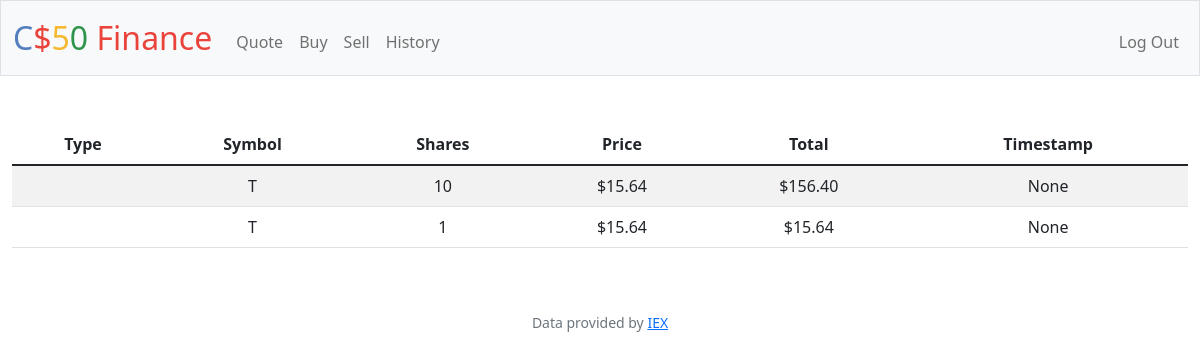
The app's page /history (signed in) with its own data.
### tables this page shows
CREATE TABLE transactions (
id INTEGER PRIMARY KEY AUTOINCREMENT,
user_id INTEGER NOT NULL,
symbol TEXT NOT NULL,
shares INTEGER NOT NULL,
price NUMERIC NOT NULL,
timestamp DATETIME DEFUALT CURRENT_TIMESTAMP,
FOREIGN KEY (user_id) REFERences users(id));

### finance/app.py (the view)
@app.route("/history")
@login_required
def history():
    transactions = db.execute("SELECT * FROM transactions WHERE user_id = :user_id ORDER BY timestamp DESC", user_id=session["user_id"])
    return render_template("history.html", transactions=transactions, usd=usd)

### finance/app.py (called while the page is built)
@app.after_request
def after_request(response):
    response.headers["Cache-Control"] = "no-cache, no-store, must-revalidate"
    response.headers["Expires"] = 0
    response.headers["Pragma"] = "no-cache"
    return response

### finance/helpers.py (called while the page is built)
def login_required(f):
    @wraps(f)
    def decorated_function(*args, **kwargs):
        if session.get("user_id") is None:
            return redirect("/login")
        return f(*args, **kwargs)
    return decorated_function

def usd(value):
    return f"${value:,.2f}"

### finance/templates/history.html (shortened to what this page needs)
{% extends "layout.html" %}
{% block main %}
    <table class="table table-striped">
        <thead
            <tr>
                <th>Type</th>
                <th>Symbol</th>
                <th>Shares</th>
                <th>Price</th>
                <th>Total</th>
                <th>Timestamp</th>
        </thead>
        <tbody>
            {% for transaction in transactions %}
                <tr>
                    <td>{{ transaction.type }}</td>
                    <td>{{ transaction.symbol }}</td>
                    <td>{{ transaction.shares }}</td>
                    <td>{{ (transaction.price) | usd }}</td>
                    <td>{{ (transaction.shares * transaction.price) | usd }}</td>
                    <td>{{ transaction.timestamp }}</td>
                </tr>
            {% endfor %}
        </tbody>
    </table>
{% endblock %}

### records on screen
transactions: price "$15.64", (transaction.shares*transaction.price)|usd "$156.40"
transactions: price "$15.64", (transaction.shares*transaction.price)|usd "$15.64"
